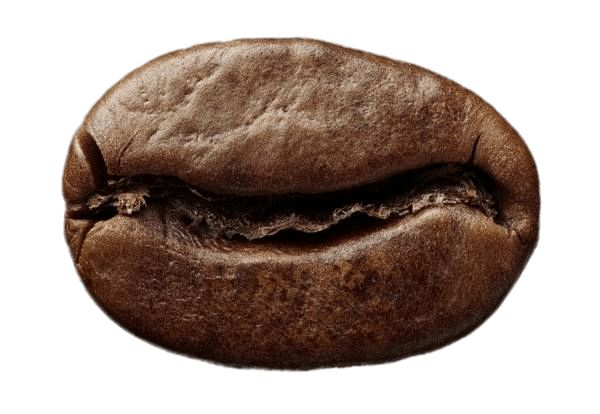
#> input picture imagenes_para_analizar/grano1.jpg, 600 x 414 px; its folder holds only this picture in this run
$ python -i feature_extractor.py   (imports and definitions only)
#> lines starting #> are read from the running program, lines starting #| are printed output that depends on the picture; after the words box and inside, x2 and y2 are one past the last pixel; in counts of white or black regions, pixels touching at a corner belong together
#> further down, picture is the input picture: shape (414, 600, 3); mean B, G, R 145.8, 153.7, 168.9
"""
Módulo para extracción de características de granos de café.
Incluye análisis de color, textura, forma y defectos.
"""

import cv2
import numpy as np
from skimage import feature, measure
from config import BEAN_CATEGORIES

class FeatureExtractor:
    """Clase para extracción de características de granos de café."""

    def __init__(self):
        """Inicializa el extractor de características."""
        self.categories = BEAN_CATEGORIES

    # [126 lines left out: functions extract_color_features, extract_texture_features, extract_shape_features, not called in this run]

    def detect_defects(self, image):
        """
        Detecta defectos visibles en el grano.

        Args:
            image (numpy.ndarray): Imagen del grano

        Returns:
            dict: Información sobre defectos detectados
        """
        defects = {}

        try:
            # Convertir a escala de grises si es necesario
            if len(image.shape) == 3:
                gray = cv2.cvtColor(image, cv2.COLOR_BGR2GRAY)
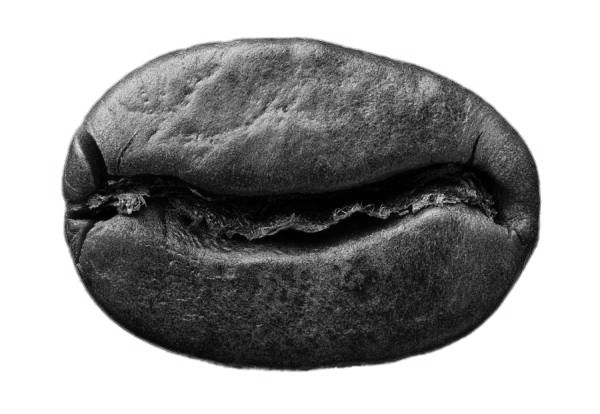
#> gray: shape (414, 600); min 0, max 255, mean 157.3
            else:
                gray = image

            # Detectar bordes para encontrar quiebres
            edges = cv2.Canny(gray, 50, 150)
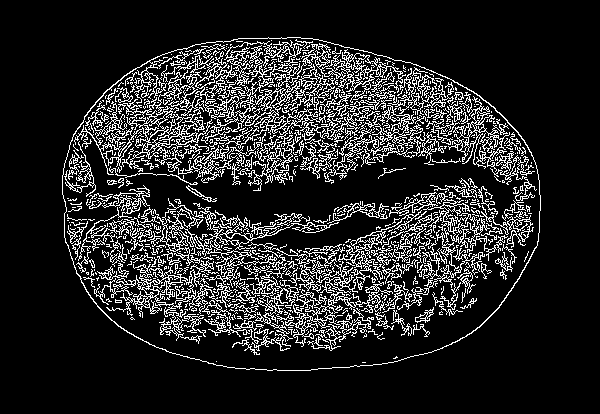
#> edges: shape (414, 600); 14.9% white in thin lines or dots, all inside (x1, y1, x2, y2) = (62, 37, 541, 371)

            # Detectar manchas (áreas oscuras)
            _, dark_spots = cv2.threshold(gray, 50, 255, cv2.THRESH_BINARY_INV)
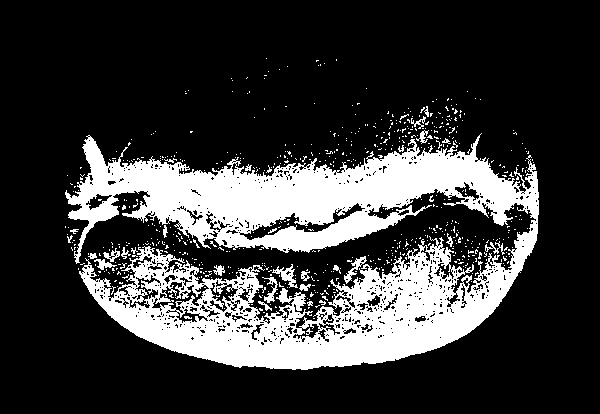
#> dark_spots: shape (414, 600); 23.1% white; 658 white regions (629 under 20 px)

            # Detectar áreas irregulares
            contours, _ = cv2.findContours(edges, cv2.RETR_EXTERNAL, cv2.CHAIN_APPROX_SIMPLE)
#> contours = 1 contour; box (x1, y1, x2, y2) and area: (62, 37, 541, 371) 129328

            defects = {
                'edge_density': np.sum(edges) / (255 * edges.size) if edges.size > 0 else 0,
                'dark_spots_area': np.sum(dark_spots) / (255 * dark_spots.size) if dark_spots.size > 0 else 0,
                'irregular_contours': len(contours),
                'has_cracks': len(contours) > 5  # Muchos contornos pequeños indican quiebres
            }
#> defects = {'edge_density': 0.149, 'dark_spots_area': 0.231, 'irregular_contours': 1, 'has_cracks': False}

        except Exception as e:
            print(f"Error detectando defectos: {e}")
            defects = {
                'edge_density': 0, 'dark_spots_area': 0,
                'irregular_contours': 0, 'has_cracks': False
            }

        return defects

    # [30 lines left out: function extract_all_features, not called in this run]

>>> import cv2
>>> picture = cv2.imread('imagenes_para_analizar/grano1.jpg')
>>> result = FeatureExtractor().detect_defects(picture)
#> result has the same summary as defects in detect_defects

$ run again, on imagenes_para_analizar/grano2.jpeg
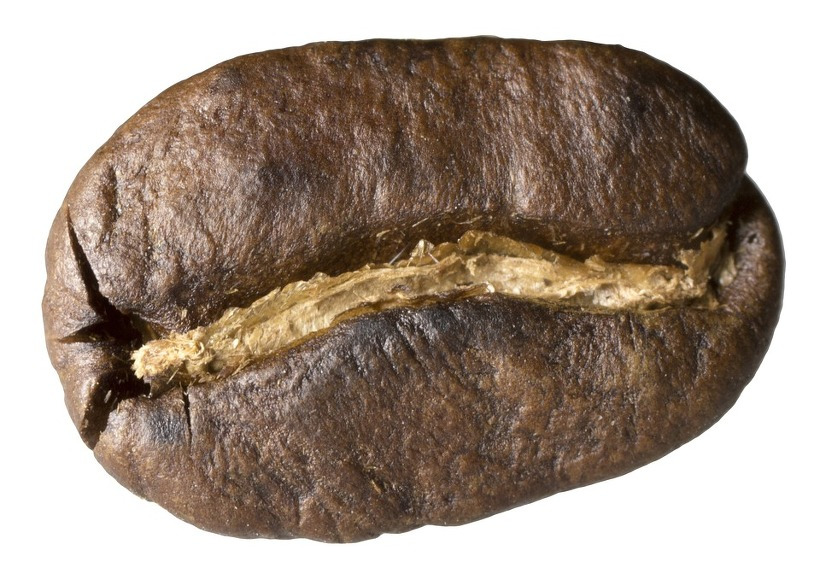
#> input picture imagenes_para_analizar/grano2.jpeg, 820 x 562 px
#> picture is the input picture: shape (562, 820, 3); mean B, G, R 132.4, 145.3, 161.1
#> in detect_defects, `edges = cv2.Canny(gray, 50, 150)`:
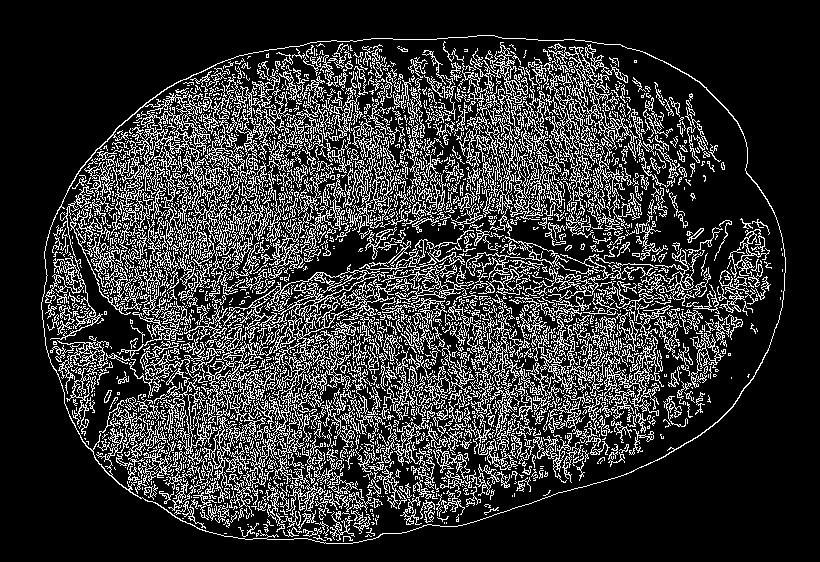
#> edges: shape (562, 820); 20% white in thin lines or dots, all inside (x1, y1, x2, y2) = (41, 35, 786, 544)
#> in detect_defects, `_, dark_spots = cv2.threshold(gray, 50, 255, cv2.THRESH_BINARY_INV)`:
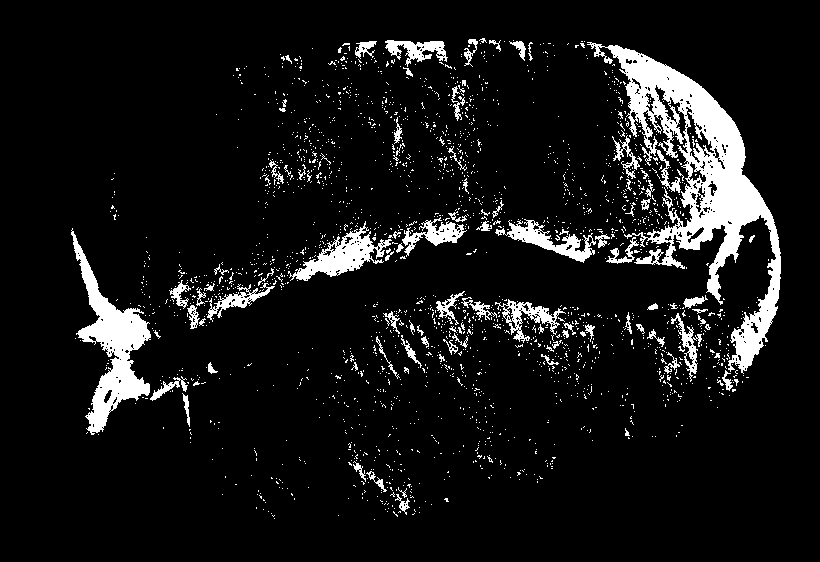
#> dark_spots: shape (562, 820); 8.6% white; 2128 white regions (2033 under 20 px)
#> contours = 1 contour; box (x1, y1, x2, y2) and area: (41, 35, 786, 544) 305171
#> defects = {'edge_density': 0.2, 'dark_spots_area': 0.0859, 'irregular_contours': 1, 'has_cracks': False}
#> result has the same summary as defects in detect_defects
